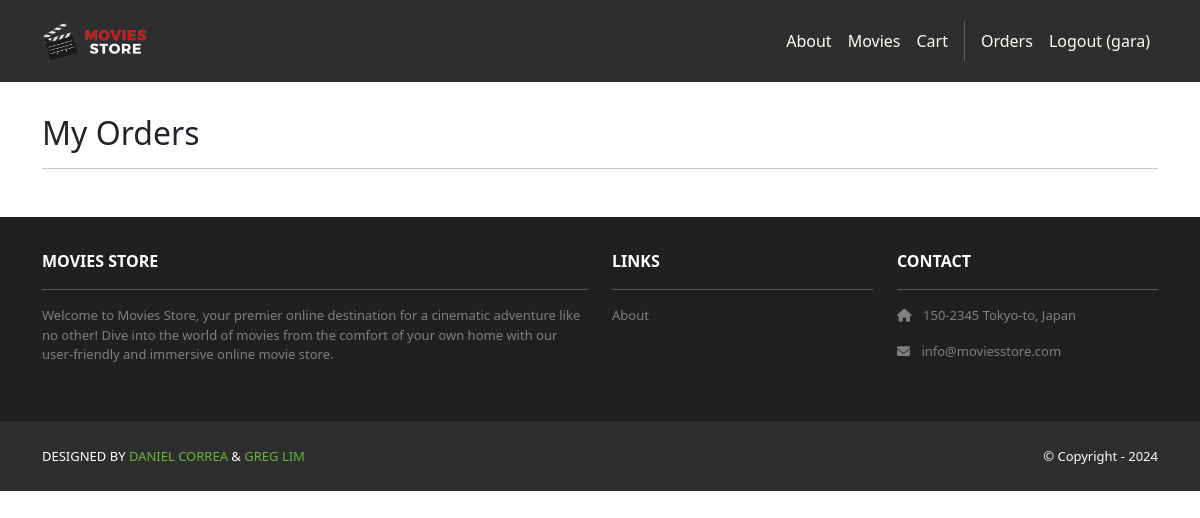
/accounts/orders/ (signed in), run on an earlier commit of the app's database.
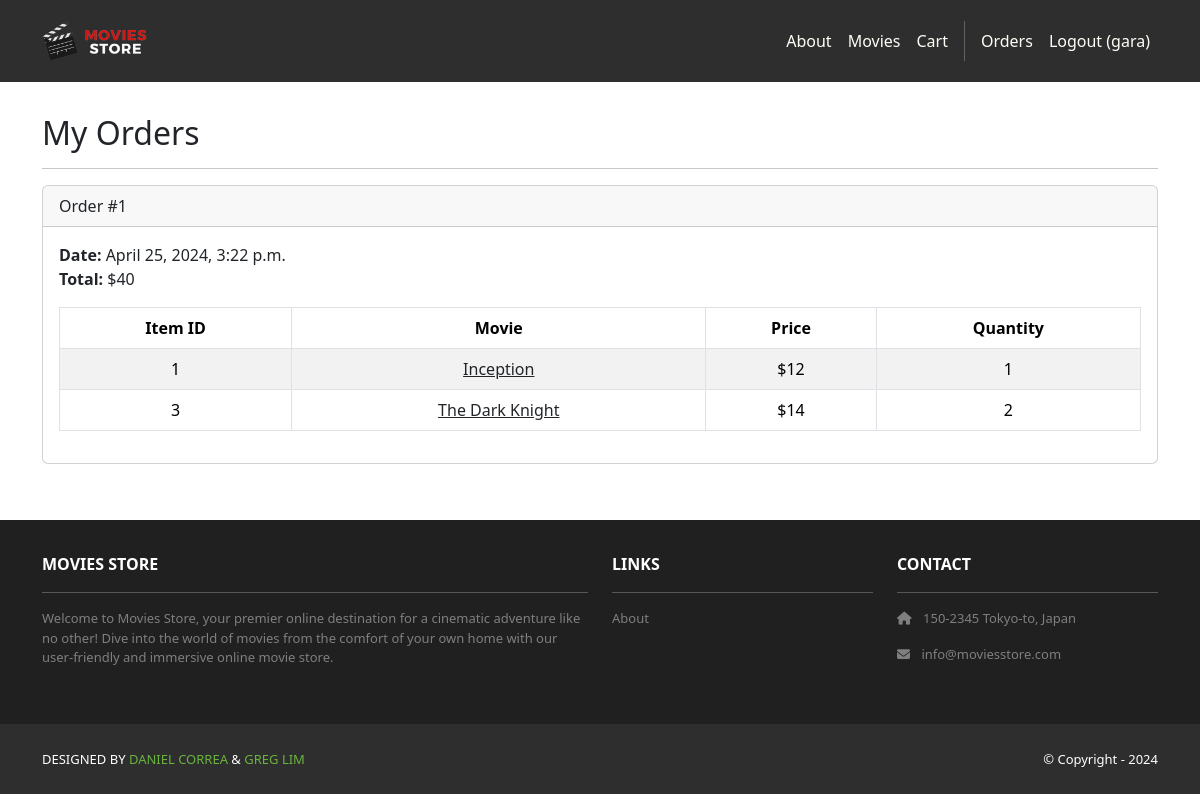
And on a later commit of the database.
### cart/models.py (models this page shows, shortened)
class Order(models.Model):
    id = models.AutoField(primary_key=True)
    total = models.IntegerField()
    date = models.DateTimeField(auto_now_add=True)
    user = models.ForeignKey(User, on_delete=models.CASCADE)

class Item(models.Model):
    id = models.AutoField(primary_key=True)
    price = models.IntegerField()
    quantity = models.IntegerField()
    order = models.ForeignKey(Order, on_delete=models.CASCADE)
    movie = models.ForeignKey(Movie, on_delete=models.CASCADE)

### movies/models.py (models this page shows, shortened)
class Movie(models.Model):
    id = models.AutoField(primary_key=True)
    name = models.CharField(max_length=255)
    price = models.IntegerField()
    description = models.TextField()
    image = models.ImageField(upload_to='movie_images/')

### accounts/views.py (the view)
# urls.py: path('orders/', views.orders, name='accounts.orders'),
@login_required
def orders(request):
    template_data = {}
    template_data['title'] = 'Orders'
    template_data['orders'] = request.user.order_set.all()
    return render(request, 'accounts/orders.html', {'template_data': template_data})

### accounts/templates/accounts/orders.html
{% extends 'base.html' %}
{% block content %}
<div class="p-3">
  <div class="container">
    <div class="row mt-3">
      <div class="col mx-auto mb-3">
        <h2>My Orders</h2>
        <hr />
        {% for order in template_data.orders %}
        <div class="card mb-4">
          <div class="card-header">
            Order #{{ order.id }}
          </div>
          <div class="card-body">
            <b>Date:</b> {{ order.date }}<br />
            <b>Total:</b> ${{ order.total }}<br />
            <table class="table table-bordered table-striped text-center mt-3">
              <thead>
                <tr>
                  <th scope="col">Item ID</th>
                  <th scope="col">Movie</th>
                  <th scope="col">Price</th>
                  <th scope="col">Quantity</th>
                </tr>
              </thead>
              <tbody>
                {% for item in order.item_set.all %}
                <tr>
                  <td>{{ item.movie.id }}</td>
                  <td>
                    <a class="link-dark" href="{% url 'movies.show' id=item.movie.id %}">
                      {{ item.movie.name }}
                    </a>
                  </td>
                  <td>${{ item.movie.price }}</td>
                  <td>{{ item.quantity }}</td>
                </tr>
                {% endfor %}
              </tbody>
            </table>
          </div>
        </div>
        {% endfor %}
      </div>
    </div>
  </div>
</div>
{% endblock content %}

### moviesstore/templates/base.html (shortened to what this page needs)
<!DOCTYPE html>
<html>
  {% load static %}
  <head>
    <link href="https://cdn.jsdelivr.net/npm/bootstrap@5.3.3/dist/css/bootstrap.min.css" rel="stylesheet">
    <link rel="stylesheet" href="https://cdnjs.cloudflare.com/ajax/libs/font-awesome/6.1.1/css/all.min.css">
    <link rel="stylesheet" type="text/css" href="{% static 'css/style.css' %}">
  </head>
  <body>
    <nav class="p-3 navbar navbar-dark bg-dark navbar-expand-lg">
      <div class="container">
        <a class="navbar-brand" href="{% url 'home.index' %}">
          <img src="{% static 'img/logo.png' %}" alt="logo" height="40" />
        </a>
        <div class="collapse navbar-collapse" id="navbarNavAltMarkup">
          <div class="navbar-nav ms-auto navbar-ml">
            <a class="nav-link" href="{% url 'home.about' %}">About</a>
            <a class="nav-link" href="{% url 'movies.index' %}">Movies</a>
            <a class="nav-link" href="{% url 'cart.index' %}">Cart</a>
            {% if user.is_authenticated %}
            <a class="nav-link" href="{% url 'accounts.orders' %}">Orders</a>
            <a class="nav-link" href="{% url 'accounts.logout' %}">Logout ({{ user.username }})</a>
            {% else %}
            <a class="nav-link" href="{% url 'accounts.login' %}">Login</a>
            <a class="nav-link" href="{% url 'accounts.signup' %}">Sign Up</a>
            {% endif %}
          </div>
        </div>
      </div>
    </nav>
    <div>
      {% block content %}
      {% endblock content %}
    </div>
    <section class="p-3 ms-footer d-none d-md-block">
      <div class="container">
        <div class="row mt-3 text-white">
          <div class="col-md-6 col-lg-6 col-xl-6 mx-auto mb-4">
            <b>MOVIES STORE</b>
            <hr />
            <p>Welcome to Movies Store, your premier online destination for a cinematic
              adventure like no other! Dive into the world of movies from the comfort of your own home with our user-friendly
              and immersive online movie store.</p>
          </div>
          <div class="col-md-3 col-lg-3 col-xl-3 mx-auto mb-4">
            <b>LINKS</b>
            <hr />
            <p><a class="nav-link" href="{% url 'home.about' %}">About</a></p>
          </div>
          <div class="col-md-3 col-lg-3 col-xl-3 mx-auto mb-4">
            <b>CONTACT</b>
            <hr />
            <p><i class="fas fa-home me-2"></i> 150-2345 Tokyo-to, Japan</p>
            <p><i class="fas fa-envelope me-2"></i> info@moviesstore.com</p>
          </div>
        </div>
      </div>
    </section>
    <section class="p-3 ms-footer-bottom bg-dark">
      <div class="container d-flex justify-content-between">
        <div class="me-5 text-white">
          <span>DESIGNED BY <a href="https://www.x.com/danielgarax" target="_blank">DANIEL CORREA</a> &
            <a href="https://www.x.com/greglim81" target="_blank">GREG LIM</a>
          </span>
        </div>
        <div class="text-white">
          <span>© Copyright - 2024</span>
        </div>
      </div>
    </section>
  </body>
</html>

### moviesstore/static/css/style.css (style rules this page uses)
.navbar a.nav-link { color: #FFFEF6 !important; }
.bg-dark { background-color: #2E2E2E !important; }
.ms-footer { background-color: #202020; }
.ms-footer p { color: #7F7F7F; font-size: 13px; }
.ms-footer-bottom span { font-size: 13px; line-height: 38px; }
.ms-footer-bottom a { color: #6ab43e; text-decoration: none; }

What changed in the data, as far as the page shows it:
added Order: id "1", date "April 25, 2024, 3:22 p.m.", total "40"
added Item: movie.id "1", movie.name "Inception", movie.price "12", quantity "1"
added Item: movie.id "3", movie.name "The Dark Knight", movie.price "14", quantity "2"
